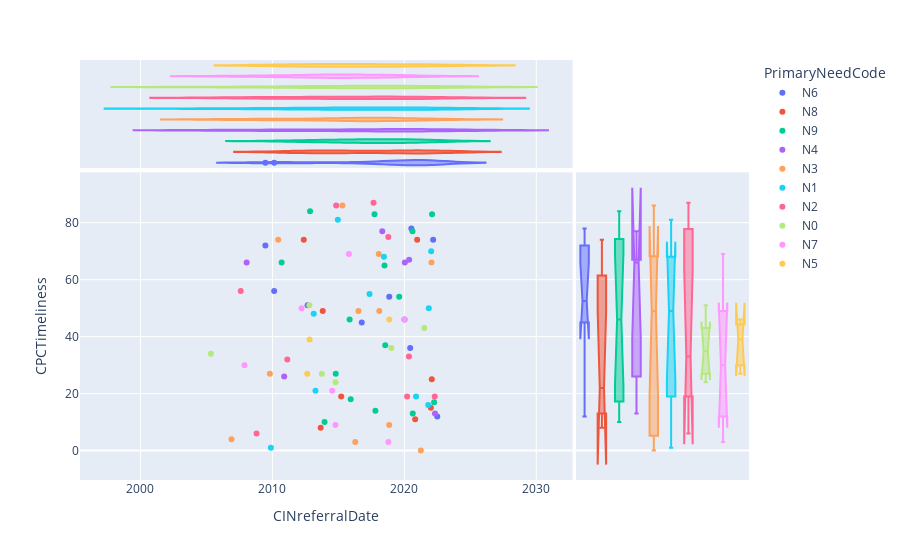

The code cell stored with this chart in its notebook:
### Code cell
marginal_scatter = px.scatter(cin_details,
                              x='CINreferralDate',
                              y='CPCTimeliness',
                              # trendline='ols',
                              marginal_x='violin',
                              marginal_y='box',
                              color='PrimaryNeedCode')

marginal_scatter.show()

### Figure 1 — Plotly figure (JSON) as saved in the notebook; plotly's stock layout.template omitted (floating-point values rounded to 4 significant figures)
{"data": [{"hovertemplate": "PrimaryNeedCode=N6<br>CINreferralDate=%{x}<br>CPCTimeliness=%{y}<extra></extra>", "legendgroup": "N6", "marker": {"color": "#636efa", "symbol": "circle"}, "mode": "markers", "name": "N6", "orientation": "v", "showlegend": true, "type": "scatter", "x": ["2020-07-13T00:00:00", "2022-06-30T00:00:00", "2018-11-10T00:00:00", "2020-01-05T00:00:00", "2022-06-25T00:00:00", "2020-04-21T00:00:00", "2016-10-10T00:00:00", "2012-08-31T00:00:00", "2010-02-19T00:00:00", "2020-06-11T00:00:00", "2022-03-09T00:00:00", "2009-06-20T00:00:00", "2021-05-22T00:00:00", "2021-11-13T00:00:00", "2020-08-18T00:00:00", "2018-05-18T00:00:00"], "xaxis": "x", "y": [78, 12, 54, 46, null, null, 45, 51, 56, 36, 74, 72, null, null, null, null], "yaxis": "y"}, {"alignmentgroup": "True", "hovertemplate": "PrimaryNeedCode=N6<br>CINreferralDate=%{x}<extra></extra>", "legendgroup": "N6", "marker": {"color": "#636efa", "symbol": "circle"}, "name": "N6", "offsetgroup": "N6", "scalegroup": "x", "showlegend": false, "type": "violin", "x": ["2020-07-13T00:00:00", "2022-06-30T00:00:00", "2018-11-10T00:00:00", "2020-01-05T00:00:00", "2022-06-25T00:00:00", "2020-04-21T00:00:00", "2016-10-10T00:00:00", "2012-08-31T00:00:00", "2010-02-19T00:00:00", "2020-06-11T00:00:00", "2022-03-09T00:00:00", "2009-06-20T00:00:00", "2021-05-22T00:00:00", "2021-11-13T00:00:00", "2020-08-18T00:00:00", "2018-05-18T00:00:00"], "xaxis": "x3", "yaxis": "y3"}, {"alignmentgroup": "True", "hovertemplate": "PrimaryNeedCode=N6<br>CPCTimeliness=%{y}<extra></extra>", "legendgroup": "N6", "marker": {"color": "#636efa", "symbol": "circle"}, "name": "N6", "notched": true, "offsetgroup": "N6", "showlegend": false, "type": "box", "xaxis": "x2", "y": [78, 12, 54, 46, null, null, 45, 51, 56, 36, 74, 72, null, null, null, null], "yaxis": "y2"}, {"hovertemplate": "PrimaryNeedCode=N8<br>CINreferralDate=%{x}<br>CPCTimeliness=%{y}<extra></extra>", "legendgroup": "N8", "marker": {"color": "#EF553B", "symbol": "circle"}, "mode": "markers", "name": "N8", "orientation": "v", "showlegend": true, "type": "scatter", "x": ["2013-10-25T00:00:00", "2022-01-30T00:00:00", "2012-05-18T00:00:00", "2013-08-29T00:00:00", "2020-08-15T00:00:00", "2020-10-27T00:00:00", "2014-10-24T00:00:00", "2022-01-05T00:00:00", "2020-12-21T00:00:00", "2012-04-29T00:00:00", "2015-03-20T00:00:00", "2021-01-24T00:00:00"], "xaxis": "x", "y": [49, 25, 74, 8, null, 11, null, 15, 74, null, 19, null], "yaxis": "y"}, {"alignmentgroup": "True", "hovertemplate": "PrimaryNeedCode=N8<br>CINreferralDate=%{x}<extra></extra>", "legendgroup": "N8", "marker": {"color": "#EF553B", "symbol": "circle"}, "name": "N8", "offsetgroup": "N8", "scalegroup": "x", "showlegend": false, "type": "violin", "x": ["2013-10-25T00:00:00", "2022-01-30T00:00:00", "2012-05-18T00:00:00", "2013-08-29T00:00:00", "2020-08-15T00:00:00", "2020-10-27T00:00:00", "2014-10-24T00:00:00", "2022-01-05T00:00:00", "2020-12-21T00:00:00", "2012-04-29T00:00:00", "2015-03-20T00:00:00", "2021-01-24T00:00:00"], "xaxis": "x3", "yaxis": "y3"}, {"alignmentgroup": "True", "hovertemplate": "PrimaryNeedCode=N8<br>CPCTimeliness=%{y}<extra></extra>", "legendgroup": "N8", "marker": {"color": "#EF553B", "symbol": "circle"}, "name": "N8", "notched": true, "offsetgroup": "N8", "showlegend": false, "type": "box", "xaxis": "x2", "y": [49, 25, 74, 8, null, 11, null, 15, 74, null, 19, null], "yaxis": "y2"}, {"hovertemplate": "PrimaryNeedCode=N9<br>CINreferralDate=%{x}<br>CPCTimeliness=%{y}<extra></extra>", "legendgroup": "N9", "marker": {"color": "#00cc96", "symbol": "circle"}, "mode": "markers", "name": "N9", "orientation": "v", "showlegend": true, "type": "scatter", "x": ["2017-10-22T00:00:00", "2022-02-07T00:00:00", "2018-07-01T00:00:00", "2014-10-20T00:00:00", "2017-09-27T00:00:00", "2010-09-13T00:00:00", "2012-11-08T00:00:00", "2015-12-08T00:00:00", "2013-12-14T00:00:00", "2020-08-14T00:00:00", "2020-08-21T00:00:00", "2015-11-09T00:00:00", "2019-08-12T00:00:00", "2018-07-22T00:00:00", "2022-04-05T00:00:00"], "xaxis": "x", "y": [14, 83, 65, 27, 83, 66, 84, 18, 10, 77, 13, 46, 54, 37, 17], "yaxis": "y"}, {"alignmentgroup": "True", "hovertemplate": "PrimaryNeedCode=N9<br>CINreferralDate=%{x}<extra></extra>", "legendgroup": "N9", "marker": {"color": "#00cc96", "symbol": "circle"}, "name": "N9", "offsetgroup": "N9", "scalegroup": "x", "showlegend": false, "type": "violin", "x": ["2017-10-22T00:00:00", "2022-02-07T00:00:00", "2018-07-01T00:00:00", "2014-10-20T00:00:00", "2017-09-27T00:00:00", "2010-09-13T00:00:00", "2012-11-08T00:00:00", "2015-12-08T00:00:00", "2013-12-14T00:00:00", "2020-08-14T00:00:00", "2020-08-21T00:00:00", "2015-11-09T00:00:00", "2019-08-12T00:00:00", "2018-07-22T00:00:00", "2022-04-05T00:00:00"], "xaxis": "x3", "yaxis": "y3"}, {"alignmentgroup": "True", "hovertemplate": "PrimaryNeedCode=N9<br>CPCTimeliness=%{y}<extra></extra>", "legendgroup": "N9", "marker": {"color": "#00cc96", "symbol": "circle"}, "name": "N9", "notched": true, "offsetgroup": "N9", "showlegend": false, "type": "box", "xaxis": "x2", "y": [14, 83, 65, 27, 83, 66, 84, 18, 10, 77, 13, 46, 54, 37, 17], "yaxis": "y2"}, {"hovertemplate": "PrimaryNeedCode=N4<br>CINreferralDate=%{x}<br>CPCTimeliness=%{y}<extra></extra>", "legendgroup": "N4", "marker": {"color": "#ab63fa", "symbol": "circle"}, "mode": "markers", "name": "N4", "orientation": "v", "showlegend": true, "type": "scatter", "x": ["2020-01-14T00:00:00", "2008-01-18T00:00:00", "2020-05-13T00:00:00", "2018-04-30T00:00:00", "2022-04-28T00:00:00", "2010-11-23T00:00:00"], "xaxis": "x", "y": [66, 66, 67, 77, 13, 26], "yaxis": "y"}, {"alignmentgroup": "True", "hovertemplate": "PrimaryNeedCode=N4<br>CINreferralDate=%{x}<extra></extra>", "legendgroup": "N4", "marker": {"color": "#ab63fa", "symbol": "circle"}, "name": "N4", "offsetgroup": "N4", "scalegroup": "x", "showlegend": false, "type": "violin", "x": ["2020-01-14T00:00:00", "2008-01-18T00:00:00", "2020-05-13T00:00:00", "2018-04-30T00:00:00", "2022-04-28T00:00:00", "2010-11-23T00:00:00"], "xaxis": "x3", "yaxis": "y3"}, {"alignmentgroup": "True", "hovertemplate": "PrimaryNeedCode=N4<br>CPCTimeliness=%{y}<extra></extra>", "legendgroup": "N4", "marker": {"color": "#ab63fa", "symbol": "circle"}, "name": "N4", "notched": true, "offsetgroup": "N4", "showlegend": false, "type": "box", "xaxis": "x2", "y": [66, 66, 67, 77, 13, 26], "yaxis": "y2"}, {"hovertemplate": "PrimaryNeedCode=N3<br>CINreferralDate=%{x}<br>CPCTimeliness=%{y}<extra></extra>", "legendgroup": "N3", "marker": {"color": "#FFA15A", "symbol": "circle"}, "mode": "markers", "name": "N3", "orientation": "v", "showlegend": true, "type": "scatter", "x": ["2016-04-13T00:00:00", "2021-04-02T00:00:00", "2022-01-23T00:00:00", "2006-11-26T00:00:00", "2015-04-23T00:00:00", "2018-01-23T00:00:00", "2010-06-12T00:00:00", "2009-10-22T00:00:00", "2016-07-03T00:00:00", "2018-11-08T00:00:00", "2018-02-07T00:00:00", "2016-07-09T00:00:00"], "xaxis": "x", "y": [3, 0, 66, 4, 86, 69, 74, 27, null, 9, 49, 49], "yaxis": "y"}, {"alignmentgroup": "True", "hovertemplate": "PrimaryNeedCode=N3<br>CINreferralDate=%{x}<extra></extra>", "legendgroup": "N3", "marker": {"color": "#FFA15A", "symbol": "circle"}, "name": "N3", "offsetgroup": "N3", "scalegroup": "x", "showlegend": false, "type": "violin", "x": ["2016-04-13T00:00:00", "2021-04-02T00:00:00", "2022-01-23T00:00:00", "2006-11-26T00:00:00", "2015-04-23T00:00:00", "2018-01-23T00:00:00", "2010-06-12T00:00:00", "2009-10-22T00:00:00", "2016-07-03T00:00:00", "2018-11-08T00:00:00", "2018-02-07T00:00:00", "2016-07-09T00:00:00"], "xaxis": "x3", "yaxis": "y3"}, {"alignmentgroup": "True", "hovertemplate": "PrimaryNeedCode=N3<br>CPCTimeliness=%{y}<extra></extra>", "legendgroup": "N3", "marker": {"color": "#FFA15A", "symbol": "circle"}, "name": "N3", "notched": true, "offsetgroup": "N3", "showlegend": false, "type": "box", "xaxis": "x2", "y": [3, 0, 66, 4, 86, 69, 74, 27, null, 9, 49, 49], "yaxis": "y2"}, {"hovertemplate": "PrimaryNeedCode=N1<br>CINreferralDate=%{x}<br>CPCTimeliness=%{y}<extra></extra>", "legendgroup": "N1", "marker": {"color": "#19d3f3", "symbol": "circle"}, "mode": "markers", "name": "N1", "orientation": "v", "showlegend": true, "type": "scatter", "x": ["2021-10-23T00:00:00", "2018-06-15T00:00:00", "2013-02-18T00:00:00", "2020-11-21T00:00:00", "2009-11-19T00:00:00", "2017-05-13T00:00:00", "2021-11-08T00:00:00", "2013-04-07T00:00:00", "2004-09-05T00:00:00", "2022-01-13T00:00:00", "2014-12-16T00:00:00"], "xaxis": "x", "y": [16, 68, 48, 19, 1, 55, 50, 21, null, 70, 81], "yaxis": "y"}, {"alignmentgroup": "True", "hovertemplate": "PrimaryNeedCode=N1<br>CINreferralDate=%{x}<extra></extra>", "legendgroup": "N1", "marker": {"color": "#19d3f3", "symbol": "circle"}, "name": "N1", "offsetgroup": "N1", "scalegroup": "x", "showlegend": false, "type": "violin", "x": ["2021-10-23T00:00:00", "2018-06-15T00:00:00", "2013-02-18T00:00:00", "2020-11-21T00:00:00", "2009-11-19T00:00:00", "2017-05-13T00:00:00", "2021-11-08T00:00:00", "2013-04-07T00:00:00", "2004-09-05T00:00:00", "2022-01-13T00:00:00", "2014-12-16T00:00:00"], "xaxis": "x3", "yaxis": "y3"}, {"alignmentgroup": "True", "hovertemplate": "PrimaryNeedCode=N1<br>CPCTimeliness=%{y}<extra></extra>", "legendgroup": "N1", "marker": {"color": "#19d3f3", "symbol": "circle"}, "name": "N1", "notched": true, "offsetgroup": "N1", "showlegend": false, "type": "box", "xaxis": "x2", "y": [16, 68, 48, 19, 1, 55, 50, 21, null, 70, 81], "yaxis": "y2"}, {"hovertemplate": "PrimaryNeedCode=N2<br>CINreferralDate=%{x}<br>CPCTimeliness=%{y}<extra></extra>", "legendgroup": "N2", "marker": {"color": "#FF6692", "symbol": "circle"}, "mode": "markers", "name": "N2", "orientation": "v", "showlegend": true, "type": "scatter", "x": ["2022-04-21T00:00:00", "2007-08-08T00:00:00", "2020-03-18T00:00:00", "2017-09-01T00:00:00", "2011-02-17T00:00:00", "2014-11-01T00:00:00", "2020-05-08T00:00:00", "2013-11-26T00:00:00", "2008-10-18T00:00:00", "2018-10-15T00:00:00"], "xaxis": "x", "y": [19, 56, 19, 87, 32, 86, 33, null, 6, 75], "yaxis": "y"}, {"alignmentgroup": "True", "hovertemplate": "PrimaryNeedCode=N2<br>CINreferralDate=%{x}<extra></extra>", "legendgroup": "N2", "marker": {"color": "#FF6692", "symbol": "circle"}, "name": "N2", "offsetgroup": "N2", "scalegroup": "x", "showlegend": false, "type": "violin", "x": ["2022-04-21T00:00:00", "2007-08-08T00:00:00", "2020-03-18T00:00:00", "2017-09-01T00:00:00", "2011-02-17T00:00:00", "2014-11-01T00:00:00", "2020-05-08T00:00:00", "2013-11-26T00:00:00", "2008-10-18T00:00:00", "2018-10-15T00:00:00"], "xaxis": "x3", "yaxis": "y3"}, {"alignmentgroup": "True", "hovertemplate": "PrimaryNeedCode=N2<br>CPCTimeliness=%{y}<extra></extra>", "legendgroup": "N2", "marker": {"color": "#FF6692", "symbol": "circle"}, "name": "N2", "notched": true, "offsetgroup": "N2", "showlegend": false, "type": "box", "xaxis": "x2", "y": [19, 56, 19, 87, 32, 86, 33, null, 6, 75], "yaxis": "y2"}, {"hovertemplate": "PrimaryNeedCode=N0<br>CINreferralDate=%{x}<br>CPCTimeliness=%{y}<extra></extra>", "legendgroup": "N0", "marker": {"color": "#B6E880", "symbol": "circle"}, "mode": "markers", "name": "N0", "orientation": "v", "showlegend": true, "type": "scatter", "x": ["2014-10-14T00:00:00", "2022-06-29T00:00:00", "2019-08-02T00:00:00", "2021-07-07T00:00:00", "2005-05-03T00:00:00", "2012-10-20T00:00:00", "2013-09-30T00:00:00", "2019-01-06T00:00:00"], "xaxis": "x", "y": [24, null, null, 43, 34, 51, 27, 36], "yaxis": "y"}, {"alignmentgroup": "True", "hovertemplate": "PrimaryNeedCode=N0<br>CINreferralDate=%{x}<extra></extra>", "legendgroup": "N0", "marker": {"color": "#B6E880", "symbol": "circle"}, "name": "N0", "offsetgroup": "N0", "scalegroup": "x", "showlegend": false, "type": "violin", "x": ["2014-10-14T00:00:00", "2022-06-29T00:00:00", "2019-08-02T00:00:00", "2021-07-07T00:00:00", "2005-05-03T00:00:00", "2012-10-20T00:00:00", "2013-09-30T00:00:00", "2019-01-06T00:00:00"], "xaxis": "x3", "yaxis": "y3"}, {"alignmentgroup": "True", "hovertemplate": "PrimaryNeedCode=N0<br>CPCTimeliness=%{y}<extra></extra>", "legendgroup": "N0", "marker": {"color": "#B6E880", "symbol": "circle"}, "name": "N0", "notched": true, "offsetgroup": "N0", "showlegend": false, "type": "box", "xaxis": "x2", "y": [24, null, null, 43, 34, 51, 27, 36], "yaxis": "y2"}, {"hovertemplate": "PrimaryNeedCode=N7<br>CINreferralDate=%{x}<br>CPCTimeliness=%{y}<extra></extra>", "legendgroup": "N7", "marker": {"color": "#FF97FF", "symbol": "circle"}, "mode": "markers", "name": "N7", "orientation": "v", "showlegend": true, "type": "scatter", "x": ["2012-03-18T00:00:00", "2018-10-16T00:00:00", "2014-07-15T00:00:00", "2015-10-19T00:00:00", "2007-11-20T00:00:00", "2019-12-30T00:00:00", "2014-10-12T00:00:00"], "xaxis": "x", "y": [50, 3, 21, 69, 30, 46, 9], "yaxis": "y"}, {"alignmentgroup": "True", "hovertemplate": "PrimaryNeedCode=N7<br>CINreferralDate=%{x}<extra></extra>", "legendgroup": "N7", "marker": {"color": "#FF97FF", "symbol": "circle"}, "name": "N7", "offsetgroup": "N7", "scalegroup": "x", "showlegend": false, "type": "violin", "x": ["2012-03-18T00:00:00", "2018-10-16T00:00:00", "2014-07-15T00:00:00", "2015-10-19T00:00:00", "2007-11-20T00:00:00", "2019-12-30T00:00:00", "2014-10-12T00:00:00"], "xaxis": "x3", "yaxis": "y3"}, {"alignmentgroup": "True", "hovertemplate": "PrimaryNeedCode=N7<br>CPCTimeliness=%{y}<extra></extra>", "legendgroup": "N7", "marker": {"color": "#FF97FF", "symbol": "circle"}, "name": "N7", "notched": true, "offsetgroup": "N7", "showlegend": false, "type": "box", "xaxis": "x2", "y": [50, 3, 21, 69, 30, 46, 9], "yaxis": "y2"}, {"hovertemplate": "PrimaryNeedCode=N5<br>CINreferralDate=%{x}<br>CPCTimeliness=%{y}<extra></extra>", "legendgroup": "N5", "marker": {"color": "#FECB52", "symbol": "circle"}, "mode": "markers", "name": "N5", "orientation": "v", "showlegend": true, "type": "scatter", "x": ["2012-10-26T00:00:00", "2018-11-11T00:00:00", "2012-08-22T00:00:00", "2021-05-04T00:00:00"], "xaxis": "x", "y": [39, 46, 27, null], "yaxis": "y"}, {"alignmentgroup": "True", "hovertemplate": "PrimaryNeedCode=N5<br>CINreferralDate=%{x}<extra></extra>", "legendgroup": "N5", "marker": {"color": "#FECB52", "symbol": "circle"}, "name": "N5", "offsetgroup": "N5", "scalegroup": "x", "showlegend": false, "type": "violin", "x": ["2012-10-26T00:00:00", "2018-11-11T00:00:00", "2012-08-22T00:00:00", "2021-05-04T00:00:00"], "xaxis": "x3", "yaxis": "y3"}, {"alignmentgroup": "True", "hovertemplate": "PrimaryNeedCode=N5<br>CPCTimeliness=%{y}<extra></extra>", "legendgroup": "N5", "marker": {"color": "#FECB52", "symbol": "circle"}, "name": "N5", "notched": true, "offsetgroup": "N5", "showlegend": false, "type": "box", "xaxis": "x2", "y": [39, 46, 27, null], "yaxis": "y2"}], "layout": {"legend": {"title": {"text": "PrimaryNeedCode"}, "tracegroupgap": 0}, "margin": {"t": 60}, "xaxis": {"anchor": "y", "domain": [0, 0.7363], "title": {"text": "CINreferralDate"}}, "xaxis2": {"anchor": "y2", "domain": [0.7413, 1], "matches": "x2", "showgrid": false, "showline": false, "showticklabels": false, "ticks": ""}, "xaxis3": {"anchor": "y3", "domain": [0, 0.7363], "matches": "x", "showgrid": true, "showticklabels": false}, "xaxis4": {"anchor": "y4", "domain": [0.7413, 1], "matches": "x2", "showgrid": false, "showline": false, "showticklabels": false, "ticks": ""}, "yaxis": {"anchor": "x", "domain": [0, 0.7326], "title": {"text": "CPCTimeliness"}}, "yaxis2": {"anchor": "x2", "domain": [0, 0.7326], "matches": "y", "showgrid": true, "showticklabels": false}, "yaxis3": {"anchor": "x3", "domain": [0.7426, 1], "matches": "y3", "showgrid": false, "showline": false, "showticklabels": false, "ticks": ""}, "yaxis4": {"anchor": "x4", "domain": [0.7426, 1], "matches": "y3", "showgrid": true, "showline": false, "showticklabels": false, "ticks": ""}}}
